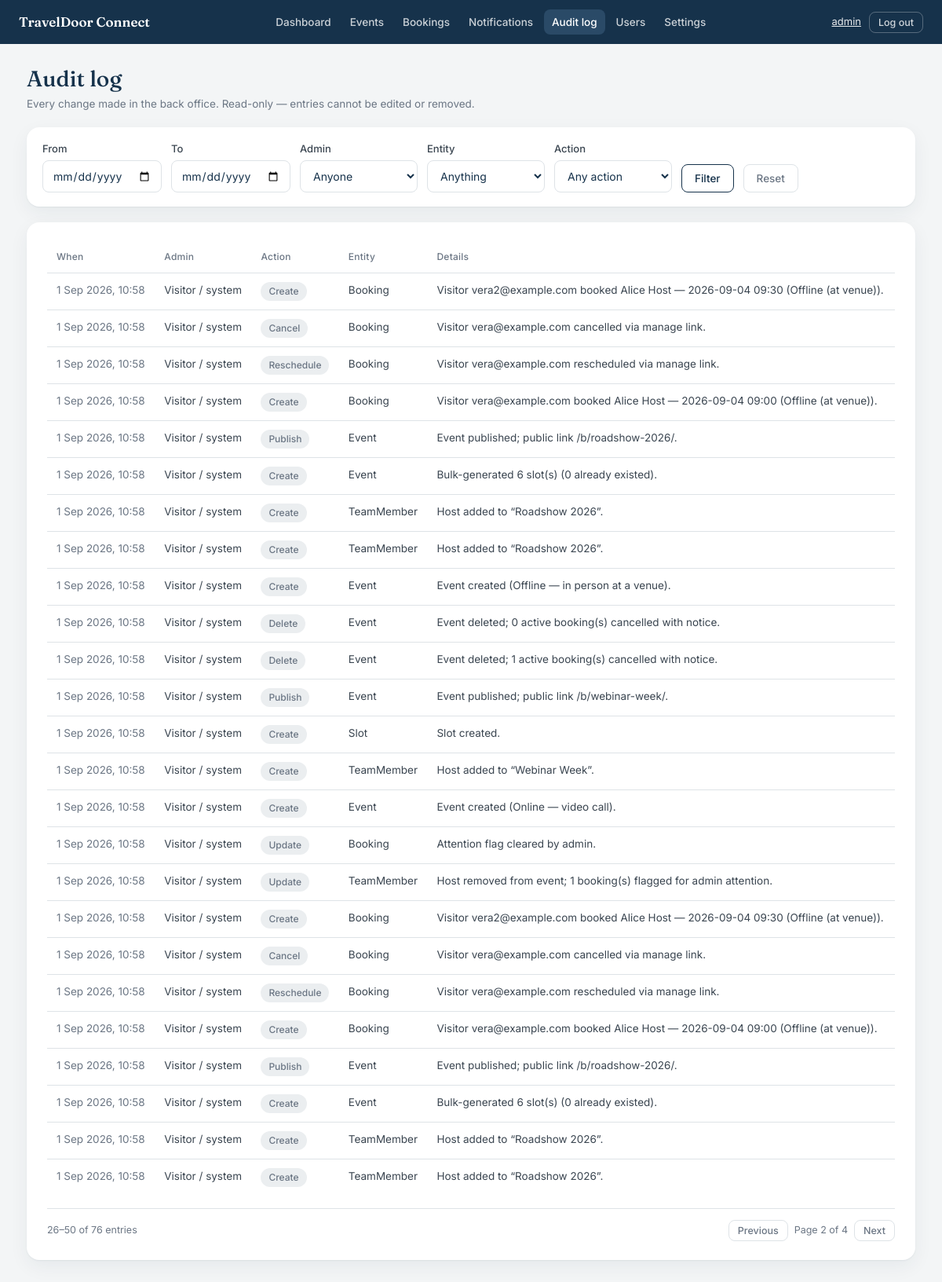
Page /audit/?page=2 (signed in) on the committed database.
### audit/models.py (models this page shows, shortened)
class AuditLogEntry(models.Model):
    ACTION_CREATE = "create"
    ACTION_UPDATE = "update"
    ACTION_DELETE = "delete"
    ACTION_PUBLISH = "publish"
    ACTION_CLOSE = "close"
    ACTION_CANCEL = "cancel"
    ACTION_RESCHEDULE = "reschedule"
    ACTION_REACTIVATE = "reactivate"
    ACTION_CHOICES = [
        (ACTION_CREATE, "Create"),
        (ACTION_UPDATE, "Update"),
        (ACTION_DELETE, "Delete"),
        (ACTION_PUBLISH, "Publish"),
        (ACTION_CLOSE, "Close"),
        (ACTION_CANCEL, "Cancel"),
        (ACTION_RESCHEDULE, "Reschedule"),
        (ACTION_REACTIVATE, "Re-activate"),
    ]
    ENTITY_EVENT = "Event"
    ENTITY_TEAM_MEMBER = "TeamMember"
    ENTITY_SLOT = "Slot"
    ENTITY_BOOKING = "Booking"
    ENTITY_ADMIN_ACCOUNT = "AdminAccount"
    ENTITY_EVENT_CHOICES = [
        (ENTITY_EVENT, "Event"),
        (ENTITY_TEAM_MEMBER, "Team Member"),
        (ENTITY_SLOT, "Slot"),
        (ENTITY_BOOKING, "Booking"),
        (ENTITY_ADMIN_ACCOUNT, "Admin Account"),
    ]
    actor = models.ForeignKey(
        settings.AUTH_USER_MODEL,
        null=True,
        blank=True,
        on_delete=models.SET_NULL,
        related_name="audit_entries",
        help_text="Admin who performed the action (blank for system jobs).",
    )
    action = models.CharField(max_length=20, choices=ACTION_CHOICES)
    entity_type = models.CharField(max_length=40, choices=ENTITY_EVENT_CHOICES)
    entity_id = models.PositiveIntegerField()
    entity_repr = models.CharField(
        max_length=200, blank=True, default="", help_text="Human label at time of action."
    )
    details = models.TextField(blank=True, default="")
    created_at = models.DateTimeField(auto_now_add=True, db_index=True)
    class Meta:
        ordering = ["-created_at"]
        verbose_name = "Audit log entry"
        verbose_name_plural = "Audit log entries"
        indexes = [
            models.Index(fields=["entity_type", "entity_id"]),
            models.Index(fields=["actor", "created_at"]),
        ]

### audit/views.py (the view)
# urls.py: path("", views.audit_list, name="list"),
@staff_member_required
def audit_list(request):
    qs = AuditLogEntry.objects.select_related("actor").all()
    actor = request.GET.get("actor") or ""
    entity_type = request.GET.get("entity") or ""
    action = request.GET.get("action") or ""
    date_from = request.GET.get("from") or ""
    date_to = request.GET.get("to") or ""
    if actor:
        qs = qs.filter(actor_id=actor)
    if entity_type:
        qs = qs.filter(entity_type=entity_type)
    if action:
        qs = qs.filter(action=action)
    if date_from:
        qs = qs.filter(created_at__date__gte=date_from)
    if date_to:
        qs = qs.filter(created_at__date__lte=date_to)
    page = paginate(request, qs)
    return render(request, "audit/audit_list.html", {
        "entries": page.object_list,
        "page": page,
        "qs": querystring_without_page(request),
        "actors": AuditLogEntry.objects.exclude(actor=None)
                       .values_list("actor_id", "actor__username").distinct().order_by("actor__username"),
        "entity_types": AuditLogEntry.ENTITY_EVENT_CHOICES,
        "actions": AuditLogEntry.ACTION_CHOICES,
        "filters": {"actor": actor, "entity": entity_type, "action": action,
                    "from": date_from, "to": date_to},
    })

### core/pagination.py (called while the page is built)
def paginate(request, queryset, per_page=DEFAULT_PER_PAGE):
    paginator = Paginator(queryset, per_page)
    try:
        return paginator.page(request.GET.get("page"))
    except PageNotAnInteger:
        return paginator.page(1)
    except EmptyPage:
        return paginator.page(paginator.num_pages)

def querystring_without_page(request):
    params = request.GET.copy()
    params.pop("page", None)
    encoded = params.urlencode()
    return f"{encoded}&" if encoded else ""

### templates/audit/audit_list.html (shortened to what this page needs)
{% extends "base.html" %}
{% block content %}
<div class="page-head">
  <div>
    <h1>Audit log</h1>
    <p class="sub">Every change made in the back office. Read-only — entries cannot be edited or removed.</p>
  </div>
</div>
<div class="card card-tight">
  <form method="get" class="filter-bar">
    <div class="field"><label for="from">From</label><input id="from" type="date" name="from" value="{{ filters.from }}"></div>
    <div class="field"><label for="to">To</label><input id="to" type="date" name="to" value="{{ filters.to }}"></div>
    <div class="field"><label for="actor">Admin</label>
      <select id="actor" name="actor">
        <option value="">Anyone</option>
      </select></div>
    <div class="field"><label for="entity">Entity</label>
      <select id="entity" name="entity">
        <option value="">Anything</option>
      </select></div>
    <div class="field"><label for="action">Action</label>
      <select id="action" name="action">
        <option value="">Any action</option>
      </select></div>
    <button type="submit" class="btn btn-secondary">Filter</button>
    <a class="btn btn-ghost" href="{% url 'audit:list' %}">Reset</a>
  </form>
</div>
<div class="card">
  <div class="table-wrap">
    <table class="grid">
      <thead><tr><th>When</th><th>Admin</th><th>Action</th><th>Entity</th><th>Details</th></tr></thead>
      <tbody>
        {% for e in entries %}
        <tr>
          <td class="muted">{{ e.created_at|date:"j M Y, H:i" }}</td>
          <td>{{ e.actor|default:"Visitor / system" }}</td>
          <td><span class="pill pill-neutral">{{ e.get_action_display }}</span></td>
          <td>{{ e.entity_type }}</td>
          <td>{{ e.details }}</td>
        </tr>
        {% empty %}
        <tr><td colspan="5" class="empty-row muted">No entries match these filters. Try widening the date range.</td></tr>
        {% endfor %}
      </tbody>
    </table>
  </div>
  {% include "partials/pagination.html" with page=page qs=qs label="entries" %}
</div>
{% endblock %}

### templates/base.html (shortened to what this page needs)
{% load static %}<!DOCTYPE html>
<html lang="en">
<head>
  <link rel="stylesheet" href="{% static 'css/site.css' %}">
</head>
<body class="app">
<header class="topbar">
  <a class="brand" href="{% url 'core:dashboard' %}">TravelDoor Connect</a>
  {% with ns=request.resolver_match.namespace %}
  <nav class="topnav">
    <a href="{% url 'core:dashboard' %}"{% if ns == 'core' %} class="is-active"{% endif %}>Dashboard</a>
    <a href="{% url 'events:list' %}"{% if ns == 'events' %} class="is-active"{% endif %}>Events</a>
    <a href="{% url 'bookings_admin:admin_list' %}"{% if ns == 'bookings_admin' %} class="is-active"{% endif %}>Bookings</a>
    <a href="{% url 'notifications:list' %}"{% if ns == 'notifications' %} class="is-active"{% endif %}>Notifications</a>
    <a href="{% url 'audit:list' %}"{% if ns == 'audit' %} class="is-active"{% endif %}>Audit log</a>
    <a href="{% url 'accounts:user_list' %}"{% if ns == 'accounts' %} class="is-active"{% endif %}>Users</a>
    {% if user.is_superuser %}
      <a href="{% url 'core:settings' %}"{% if request.resolver_match.url_name == 'settings' %} class="is-active"{% endif %}>Settings</a>
    {% endif %}
  </nav>
  {% endwith %}
  <div class="topbar-right">
    <span class="whoami"><a href="{% url 'accounts:password_change' %}">{{ user.username }}</a></span>
    <form method="post" action="{% url 'accounts:logout' %}" class="inline">{% csrf_token %}
      <button type="submit" class="btn btn-sm btn-ghost" style="color:rgba(255,255,255,.8);border-color:rgba(255,255,255,.28);">Log out</button>
    </form>
  </div>
</header>
<main class="layout">
  {% block content %}{% endblock %}
</main>
</body>
</html>

### rows in the picture
AuditLogEntry: created_at "1 Sep 2026, 10:58", actor "Visitor / system", action "Create", entity_type "Booking", details "Visitor vera2@example.com booked Alice Host — 2026-09-04 09:30 (Offline (at venue))."
AuditLogEntry: created_at "1 Sep 2026, 10:58", actor "Visitor / system", action "Cancel", entity_type "Booking", details "Visitor vera@example.com cancelled via manage link."
AuditLogEntry: created_at "1 Sep 2026, 10:58", actor "Visitor / system", action "Reschedule", entity_type "Booking", details "Visitor vera@example.com rescheduled via manage link."
AuditLogEntry: created_at "1 Sep 2026, 10:58", actor "Visitor / system", action "Create", entity_type "Booking", details "Visitor vera@example.com booked Alice Host — 2026-09-04 09:00 (Offline (at venue))."
AuditLogEntry: created_at "1 Sep 2026, 10:58", actor "Visitor / system", action "Publish", entity_type "Event", details "Event published; public link /b/roadshow-2026/."
AuditLogEntry: created_at "1 Sep 2026, 10:58", actor "Visitor / system", action "Create", entity_type "Event", details "Bulk-generated 6 slot(s) (0 already existed)."
AuditLogEntry: created_at "1 Sep 2026, 10:58", actor "Visitor / system", action "Create", entity_type "TeamMember", details "Host added to “Roadshow 2026”."
AuditLogEntry: created_at "1 Sep 2026, 10:58", actor "Visitor / system", action "Create", entity_type "TeamMember", details "Host added to “Roadshow 2026”."
AuditLogEntry: created_at "1 Sep 2026, 10:58", actor "Visitor / system", action "Create", entity_type "Event", details "Event created (Offline — in person at a venue)."
AuditLogEntry: created_at "1 Sep 2026, 10:58", actor "Visitor / system", action "Delete", entity_type "Event", details "Event deleted; 0 active booking(s) cancelled with notice."
AuditLogEntry: created_at "1 Sep 2026, 10:58", actor "Visitor / system", action "Delete", entity_type "Event", details "Event deleted; 1 active booking(s) cancelled with notice."
AuditLogEntry: created_at "1 Sep 2026, 10:58", actor "Visitor / system", action "Publish", entity_type "Event", details "Event published; public link /b/webinar-week/."
AuditLogEntry: created_at "1 Sep 2026, 10:58", actor "Visitor / system", action "Create", entity_type "Slot", details "Slot created."
AuditLogEntry: created_at "1 Sep 2026, 10:58", actor "Visitor / system", action "Create", entity_type "TeamMember", details "Host added to “Webinar Week”."
AuditLogEntry: created_at "1 Sep 2026, 10:58", actor "Visitor / system", action "Create", entity_type "Event", details "Event created (Online — video call)."
AuditLogEntry: created_at "1 Sep 2026, 10:58", actor "Visitor / system", action "Update", entity_type "Booking", details "Attention flag cleared by admin."
AuditLogEntry: created_at "1 Sep 2026, 10:58", actor "Visitor / system", action "Update", entity_type "TeamMember", details "Host removed from event; 1 booking(s) flagged for admin attention."
AuditLogEntry: created_at "1 Sep 2026, 10:58", actor "Visitor / system", action "Create", entity_type "Booking", details "Visitor vera2@example.com booked Alice Host — 2026-09-04 09:30 (Offline (at venue))."
AuditLogEntry: created_at "1 Sep 2026, 10:58", actor "Visitor / system", action "Cancel", entity_type "Booking", details "Visitor vera@example.com cancelled via manage link."
AuditLogEntry: created_at "1 Sep 2026, 10:58", actor "Visitor / system", action "Reschedule", entity_type "Booking", details "Visitor vera@example.com rescheduled via manage link."
AuditLogEntry: created_at "1 Sep 2026, 10:58", actor "Visitor / system", action "Create", entity_type "Booking", details "Visitor vera@example.com booked Alice Host — 2026-09-04 09:00 (Offline (at venue))."
AuditLogEntry: created_at "1 Sep 2026, 10:58", actor "Visitor / system", action "Publish", entity_type "Event", details "Event published; public link /b/roadshow-2026/."
AuditLogEntry: created_at "1 Sep 2026, 10:58", actor "Visitor / system", action "Create", entity_type "Event", details "Bulk-generated 6 slot(s) (0 already existed)."
AuditLogEntry: created_at "1 Sep 2026, 10:58", actor "Visitor / system", action "Create", entity_type "TeamMember", details "Host added to “Roadshow 2026”."
AuditLogEntry: created_at "1 Sep 2026, 10:58", actor "Visitor / system", action "Create", entity_type "TeamMember", details "Host added to “Roadshow 2026”."

### other values in the picture
{{ user.username }} "admin"
{{ page.start_index }} "26"
{{ page.end_index }} "50"
{{ page.paginator.count }} "76"
{{ label }} "entries"
{{ page.number }} "2"
{{ page.paginator.num_pages }} "4"
